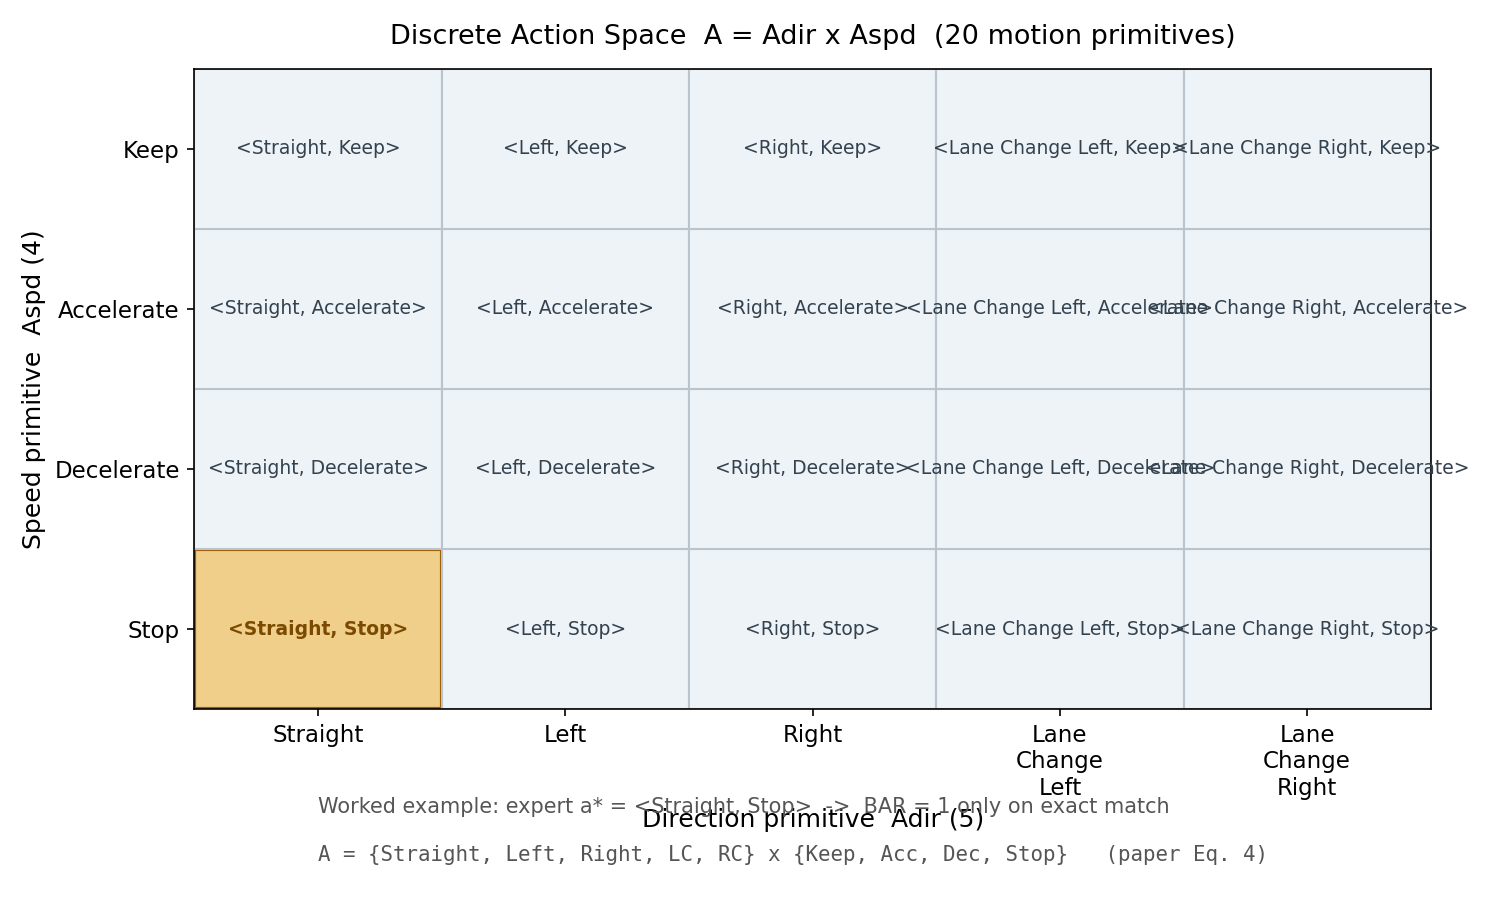

The Python source for this figure:
# -*- coding: utf-8 -*-
"""Discrete Action Space (DAS) grid: Adir x Aspd = 5 x 4 = 20 motion primitives.
Highlights the worked example <Straight, Stop> used in the writeup."""
import matplotlib
matplotlib.use("Agg")
import matplotlib.pyplot as plt

dirs = ["Straight", "Left", "Right", "Lane\nChange\nLeft", "Lane\nChange\nRight"]
spds = ["Keep", "Accelerate", "Decelerate", "Stop"]

fig, ax = plt.subplots(figsize=(10, 6))
ax.set_xlim(0, 5)
ax.set_ylim(0, 4)
ax.set_xticks([i + 0.5 for i in range(5)], dirs, fontsize=11)
ax.set_yticks([i + 0.5 for i in range(4)], list(reversed(spds)), fontsize=11)
ax.set_xlabel("Direction primitive  Adir (5)", fontsize=12)
ax.set_ylabel("Speed primitive  Aspd (4)", fontsize=12)
ax.set_title("Discrete Action Space  A = Adir x Aspd  (20 motion primitives)", fontsize=13, pad=12)

for r in range(4):
    for c in range(5):
        is_target = (c == 0 and r == 0)  # <Straight, Stop> is bottom-left (row reversed)
        face = "#f0cf8a" if is_target else "#eef3f7"
        edge = "#9e5c00" if is_target else "#b9c4cc"
        rect = plt.Rectangle((c, r), 1, 1, facecolor=face, edgecolor=edge, linewidth=2 if is_target else 1)
        ax.add_patch(rect)
        spd = list(reversed(spds))[r]
        ax.text(c + 0.5, r + 0.5, f"<{dirs[c].replace(chr(10),' ')}, {spd}>",
                ha="center", va="center", fontsize=9,
                weight="bold" if is_target else "normal",
                color="#7a4a00" if is_target else "#33424e")

ax.text(0.5, -0.55, "Worked example: expert a* = <Straight, Stop>  ->  BAR = 1 only on exact match",
        ha="left", va="top", fontsize=10, color="#555")
ax.text(0.5, -0.85, "A = {Straight, Left, Right, LC, RC} x {Keep, Acc, Dec, Stop}   (paper Eq. 4)",
        ha="left", va="top", fontsize=10, color="#555", family="monospace")
plt.tight_layout()
out = "/home/hatch/workspace/your_files/paper-xray-100/papers/025-VLA-driving-with-advice/fig-action-space.png"
fig.savefig(out, dpi=150)
print("saved", out)
